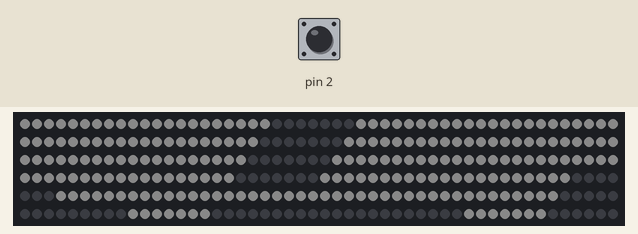
This sketch was run on a simulated Arduino Uno, built with avr-gcc and run on an emulated ATmega328P. Parts: 300 RGB LEDs in strip order, left to right, continuing on the next row. Inputs (shaded band) come from the test bench; at power-on: pin 2 HIGH. Dim RGB values are drawn brighter than linear.

Above: at 0.15 s.
At 4.28 s:
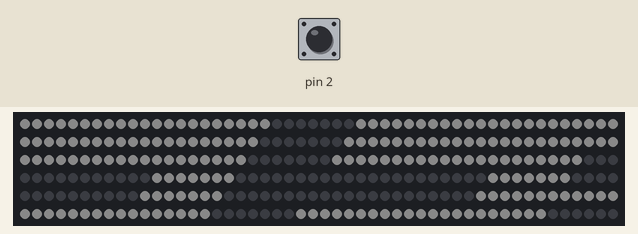
At 9.5 s:
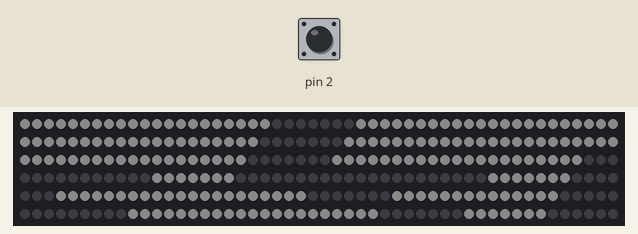
At 19.93 s:
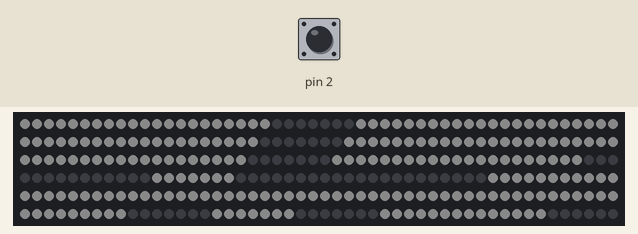
At 29.49 s:
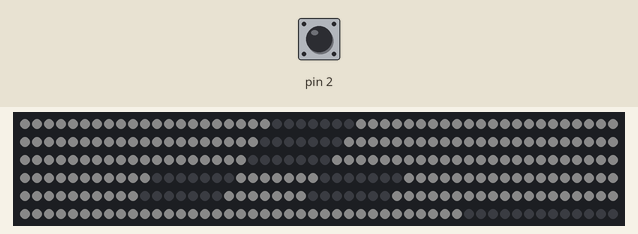
At 39.7 s:
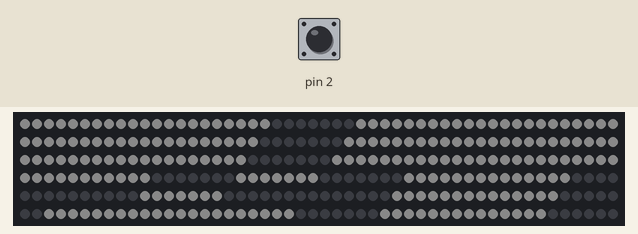

The sketch:

led-sign-uno.ino
```cpp
#include <Adafruit_NeoPixel.h>
#include "TimerOne.h"

#define NUMPIXELS  300
#define PIN    6
#define SEGLEN 7

Adafruit_NeoPixel pixels = Adafruit_NeoPixel(NUMPIXELS, PIN, NEO_GRB + NEO_KHZ800);

volatile byte state = 0;
volatile byte prestate = 0;
volatile byte tick = 0;

//                      1  2  3  4  5  6  7
char number[10][7] = { {1, 1, 1, 0, 1, 1, 1}, // 0
                       {0, 0, 1, 0, 0, 0, 1}, // 1
                       {1, 1, 0, 1, 0, 1, 1}, // 2
                       {0, 1, 1, 1, 0, 1, 1}, // 3
                       {0, 0, 1, 1, 1, 0, 1}, // 4
                       {0, 1, 1, 1, 1, 1, 0}, // 5
                       {1, 1, 1, 1, 1, 1, 0}, // 6
                       {0, 0, 1, 0, 0, 1, 1}, // 7
                       {1, 1, 1, 1, 1, 1, 1}, // 8
                       {0, 1, 1, 1, 1, 1, 1}};// 9

void setdigit(char num, char numOffset){
  int segOffset = numOffset*SEGLEN*7;
  int n,i =0;
  if( num <0 || num > 9)
    return;

  for (i=0;i<7;i++){
    for(n=segOffset; n< (segOffset + SEGLEN);n++){
      pixels.setPixelColor(n, pixels.Color(10,10,10)* number[num][i]);}
    segOffset = segOffset + SEGLEN;
  }
}

void setNum(int number){
  if(number < 0 || number > 999999)
    return;
//  Serial.println(String(number%10));
  setdigit(int(number%10),5);


  number = int(number/10);
  setdigit(number%10,4);

//  Serial.print(String(number%10));
  number = int(number/10);
  setdigit(number%10,3);

//  Serial.print(String(number%10));
  number = int(number/10);
  setdigit(number%10,2);

//  Serial.print(String(number%10));
  number = int(number/10);
  setdigit(number%10,1);

//  Serial.print(String(number%10));
  number = int(number/10);
  setdigit(number%10,0);

//  Serial.print("\n");
}

void clearsrip(){
   for (int i=0;i<NUMPIXELS;i++){
      pixels.setPixelColor(i, pixels.Color(0,0,0));}
}

void ticktack(){
  tick = 1;
}

void isrbutton(){
  if(state)
    state = 0;
   else
    state = 1;
}

void setup() {

 // Serial.begin(9600);
  Serial.println("Hello World");
 // INIT Button interrupt
 pinMode(2, INPUT_PULLUP);
 attachInterrupt(digitalPinToInterrupt(2), isrbutton, FALLING   );

 // INIT timer interrupt
 // Timer1.initialize(1*1000000);
 Timer1.initialize(1*100);
 Timer1.attachInterrupt(ticktack);

 // INIT LED Stripe
 pixels.begin(); // This initializes the NeoPixel library.
 pixels.show();
 setNum(0);
 pixels.show();
}

int i =90;
void loop() {
  int offset =0;

  if(tick) {
    tick = 0;
    i=(i+1)%100000;
//    clearsrip();
//    pixels.show();

    setNum(i);
    pixels.show();
  }

  prestate = state;

  delay(200);
}
```
